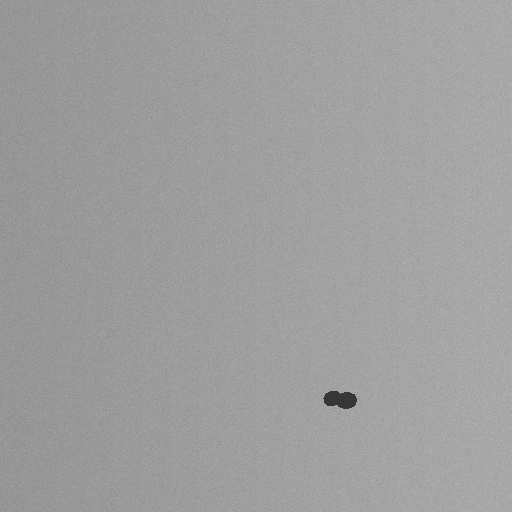
#> input picture data/eval/golden/images/synthetic_000.png, 512 x 512 px
$ python -i metrics.py   (imports and definitions only)   (older library calls are emulated)
#> lines starting #> are read from the running program, lines starting #| are printed output that depends on the picture
#> further down, picture is the input picture: shape (512, 512); min 55, max 182, mean 158.3
"""预处理质量度量。纯算法，无 I/O。

- 有参考：PSNR / SSIM（skimage）
- 无参考：拉普拉斯法噪声估计（σ ≈ std(Laplacian)/√6，适用于高斯噪声）
- 无参考盲评：BRISQUE 风格特征提取（MSCN + 4 乘积，2 尺度，GGD/AGGD 参数估计）
  + 复合射线底片质量指数（RQI）作为实际门禁。

说明：官方 BRISQUE 的"分数"依赖训练的 SVR（libsvm）模型文件，离线部署未捆绑
（且本沙箱无 sklearn）。因此 `brisque_features` 提供 faithful 的 36 维无参考特征
向量（可作为训练/回归输入或失真描述），门禁判定改用可解释的 RQI 复合分（噪声 /
锐度 / 对比度 / 动态范围 / 均匀性 / 伪缺陷），两者在同一 `assess_quality` 中产出。
"""

from __future__ import annotations

from dataclasses import dataclass
from typing import cast

import cv2
import numpy as np

# scipy 导入耗时 ~1s（冷启动更久），仅在相关函数首次调用时加载，
# 使后端进程导入期（决定端口绑定速度）不被 scipy 拖慢。


# [26 lines left out: functions _data_range, psnr, ssim, not called in this run]


_LAPLACIAN_KERNEL_L2 = np.sqrt(
    20.0
)  # cv2.Laplacian(ksize=1) 核 [[0,1,0],[1,-4,1],[0,1,0]] 的 L2 范数


# [6 lines left out: function estimate_noise, not called in this run]


# ---------------------------------------------------------------------------
# BRISQUE 风格无参考特征提取
# ---------------------------------------------------------------------------
_BRISQUE_C = 1.0 / 255.0  # MSCN 归一化常数（避免分母为零）


def _clip01(x: float) -> float:
    return float(min(1.0, max(0.0, x)))


def _gaussian_kernel(size: int, sigma: float) -> np.ndarray:
    """归一化 2D 高斯核（MSCN 局部均值/方差估计用）。"""
    ax = np.arange(-(size // 2), size // 2 + 1, dtype=np.float64)
    xx, yy = np.meshgrid(ax, ax)
    k = np.exp(-(xx**2 + yy**2) / (2.0 * sigma**2))
    return k / k.sum()


def _mscn_coefficients(gray: np.ndarray) -> np.ndarray:
    """Mean-Subtracted Contrast-Normalized 系数。

    MSCN = (I − μ) / (σ + C)，μ/σ 由 7×7 高斯（σ=7/6）局部估计，输出近似零均值、
    单位方差，集中刻画局部对比度结构（自然影像服从特定广义高斯分布）。

    实现注记：高斯对称核下 cv2.filter2D（SIMD+多线程）与 scipy convolve2d
    （单线程，24MP 底片上 ~10s）结果一致（BORDER_REFLECT 即 symm），精度
    float32 足够——特征只进 RQI 之外的信息性输出，无精确值断言。
    """
    img = gray.astype(np.float32)
    if img.size and img.max() > 1.0:
        img = img / 255.0
    ker = _gaussian_kernel(7, 7.0 / 6.0).astype(np.float32)
    mu = cv2.filter2D(img, cv2.CV_32F, ker, borderType=cv2.BORDER_REFLECT)
    mu_sq = cv2.filter2D(img * img, cv2.CV_32F, ker, borderType=cv2.BORDER_REFLECT)
    sigma = np.sqrt(np.maximum(mu_sq - mu * mu, 1e-12))
    return (img - mu) / (sigma + _BRISQUE_C)


def _mscn_products(mscn: np.ndarray) -> list[np.ndarray]:
    """4 个相邻乘积极坐标（水平/垂直/两对角），用于 AGGD 拟合。"""
    h = mscn[:, :-1] * mscn[:, 1:]
    v = mscn[:-1, :] * mscn[1:, :]
    d1 = mscn[:-1, :-1] * mscn[1:, 1:]
    d2 = mscn[:-1, 1:] * mscn[1:, :-1]
    return [h.ravel(), v.ravel(), d1.ravel(), d2.ravel()]


def _ggd_params(x: np.ndarray) -> tuple[float, float]:
    """零均值广义高斯分布（GGD）参数估计 → (形状 α, 尺度 σ)。

    α 由矩比 R = E[|x|]² / E[x²] = Γ(2/α)² / (Γ(1/α)Γ(3/α)) 反解（R 随 α 单调递增），
    单变量 brentq 求根；σ = √E[x²]。数学已用理论矩一致性验证。
    """
    from scipy.optimize import brentq
    from scipy.special import gamma as _gamma

    x = x.astype(np.float64).ravel()
    if x.size == 0:
        return 1.0, 1.0
    m2 = float(np.mean(x * x))
    m1 = float(np.mean(np.abs(x)))
    if m2 <= 0:
        return 1.0, 1.0
    r = (m1 * m1) / m2

    def _f(a: float) -> float:
        return (_gamma(2.0 / a) ** 2) / (_gamma(1.0 / a) * _gamma(3.0 / a)) - r

    try:
        alpha = cast(float, brentq(_f, 0.2, 10.0))
    except ValueError:
        alpha = 1.0
    return float(alpha), float(np.sqrt(m2))


def _aggd_params(x: np.ndarray) -> tuple[float, float, float, float]:
    """非对称广义高斯分布（AGGD）参数估计 → (形状 α, 均值 μ, 左尺度 β_l, 右尺度 β_r)。

    由三矩方程联立反解（自推导，scipy 验证）：设 u=β_l+β_r、v=β_l−β_r、G2=Γ(2/α)/Γ(1/α)、
    G3=Γ(3/α)/Γ(1/α)，则 E[|x|]=S、E[x]=μ、E[x²]=σ² 给出
    u=(S+√(S²−μ²))/G2、v=μ/G2，且 α 满足 (u²+3v²)/4·G3 = σ²。
    单变量 brentq 对 α 求根后回代 β_l=(u+v)/2、β_r=(u−v)/2。
    """
    from scipy.optimize import brentq
    from scipy.special import gamma as _gamma

    x = x.astype(np.float64).ravel()
    if x.size == 0:
        return 1.0, 0.0, 1.0, 1.0
    mu = float(np.mean(x))
    s_abs = float(np.mean(np.abs(x)))
    sigma2 = float(np.mean(x * x))
    if sigma2 <= 0:
        return 1.0, mu, 1.0, 1.0

    def _solve_alpha(a: float) -> float:
        g2 = _gamma(2.0 / a) / _gamma(1.0 / a)
        g3 = _gamma(3.0 / a) / _gamma(1.0 / a)
        v = mu / g2
        disc = max(s_abs * s_abs - mu * mu, 0.0)
        u = (s_abs + np.sqrt(disc)) / g2
        return (u * u + 3.0 * v * v) / 4.0 * g3 - sigma2

    try:
        alpha = cast(float, brentq(_solve_alpha, 0.2, 10.0))
    except ValueError:
        alpha = 1.0
    g2 = _gamma(2.0 / alpha) / _gamma(1.0 / alpha)
    v = mu / g2
    disc = max(s_abs * s_abs - mu * mu, 0.0)
    u = (s_abs + np.sqrt(disc)) / g2
    # 由 E[x]=G2·(β_r−β_l) 推得：β_l 为较小侧（x<0），β_r 为较大侧（x>0）。
    beta_l = (u - v) / 2.0
    beta_r = (u + v) / 2.0
    return float(alpha), float(mu), float(max(beta_l, 1e-6)), float(max(beta_r, 1e-6))


# BRISQUE 特征评估分辨率上限（长边）。特征刻画局部对比度结构，等比降采样后
# 统计性质不变；全幅 24MP 评估是该函数的耗时大头（且 4 个 MSCN 乘积极坐标
# 各自复制整幅数组）。门禁判定走 RQI（不消费 brisque），降采样不影响任何门控。
_BRISQUE_MAX_SIDE = 2048


def brisque_features(gray: np.ndarray) -> np.ndarray:
    """BRISQUE 风格无参考特征向量（36 维，）。

    2 个尺度（原图 + 0.5× 下采样）×（MSCN 的 GGD 2 参数 + 4 乘积的 AGGD 各 4 参数）
    = 2 × (2 + 16) = 36 维。该向量描述底片局部对比度结构失真，可作质量回归/SVR 输入。
    注：官方 BRISQUE *分数* 需训练好的 SVR 模型（libsvm），离线未捆绑；门禁判定见
    `assess_quality` 的 RQI 复合分。
    """
    if gray.ndim == 3:
        gray = cv2.cvtColor(gray, cv2.COLOR_BGR2GRAY)
    gray = gray.astype(np.float64)
    if gray.size == 0:
        return np.zeros(36, dtype=np.float64)
    h, w = gray.shape[:2]
#> h = 512; w = 512
    long_side = max(h, w)
#> long_side = 512
    if long_side > _BRISQUE_MAX_SIDE:
        scale = _BRISQUE_MAX_SIDE / long_side
        gray = cv2.resize(gray, (max(1, int(w * scale)), max(1, int(h * scale))))

    feats: list[float] = []
    scales = [gray]
    h, w = gray.shape
    if min(h, w) >= 4:
        scales.append(cv2.resize(gray, (max(1, w // 2), max(1, h // 2))))

    for sc in scales:
        sc = sc.astype(np.float64)
        mscn = _mscn_coefficients(sc)
        a, s = _ggd_params(mscn.ravel())
        feats.extend([a, s])
        for prod in _mscn_products(mscn):
            pa, pmu, pl, pr = _aggd_params(prod)
            feats.extend([pa, pmu, pl, pr])
#> this loop made 2 passes
#> (m2 in _ggd_params, m1 in _ggd_params, r in _ggd_params, a, s) on passes 1 to 2: (0.475, 0.549, 0.635, 1.97, 0.689), (0.325, 0.465, 0.667, 2.52, 0.57)
#> pass 1, in _mscn_coefficients, `mu_sq = cv2.filter2D(img * img, cv2.CV_32F, ker, borderType=cv2.BORDER..`:
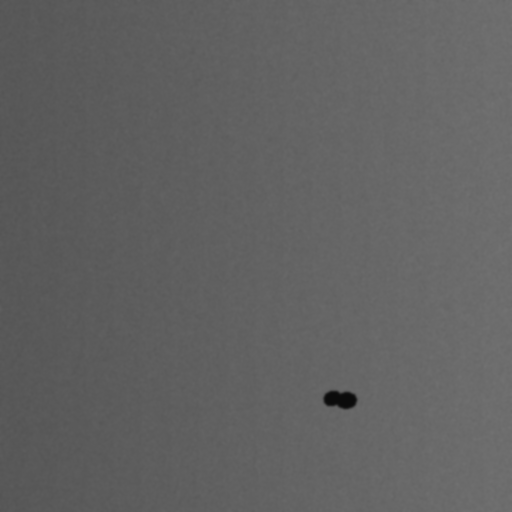
#> mu_sq: shape (512, 512) float32; min 0.0465, max 0.45, mean 0.386
#> after the loop, feats = 36 values, max 2.52 at index 18, min -0.0645 at index 3, mean 0.411
    vec = np.array(feats, dtype=np.float64)
#> vec has the same summary as feats
    if vec.size < 36:  # 极小图仅一个尺度 → 补足 36 维（重复末尺度尾部）
        vec = np.concatenate([vec, vec[-(36 - vec.size) :]])
    return vec[:36]


# ---------------------------------------------------------------------------
# 复合射线底片质量指数（RQI）——实际门禁判定
# ---------------------------------------------------------------------------
@dataclass(frozen=True)
class QualityCfg:
    """射线底片质量门禁配置。

    门禁采用可解释 RQI（0–100，越高越好）= Σ wᵢ·sᵢ，sᵢ∈[0,1] 为各子指标分。
    min_score 以下判不合格；block_on_quality=True 时不合格阻断评片（默认 True，
    反证测试确认真实好底片 0 误杀；不合格即阻断评片并提示重拍/换片）。

    另含三类硬门禁（反证测试后补强）：模糊(Laplacian 方差)、曝光(直方图熵)、污渍
    (平滑异常斑块)。任一触发即 passed=False，不扰动已标定的 RQI 复合分权重。
    """

    w_noise: float = 0.25
    w_sharp: float = 0.20
    w_contrast: float = 0.20
    w_dynamic: float = 0.15
    w_uniform: float = 0.10
    w_artifact: float = 0.10
    min_score: float = 70.0  # RQI 门限（0–100），已按真实底片标定
    block_on_quality: bool = True  # True=不合格阻断评片；False=仅告警+need_review
    noise_good: float = 4.0  # 噪声σ ≤ 此值满分
    noise_bad: float = 14.0  # 噪声σ ≥ 此值 0 分
    sharp_good: float = 1.5  # 平均梯度幅值满分阈值（按真实底片 ~0.7–8.7 标定）
    contrast_good: float = 25.0  # 信号对比度（中值滤波后 std）满分阈值
    dr_good: float = 0.6  # 动态范围利用率（(p99−p1)/255）满分阈值
    uniformity_low_freq: float = 0.012  # 低频核占比（相对短边）
    uniformity_max_ratio: float = 6.0  # 低频漂移 σ / 局部 σ 上限
    dust_tophat_k: int = 15  # 尘点 top-hat 核（奇数）
    dust_min_area: int = 10  # 尘点最小面积（px）
    dust_max_count: int = 400  # 尘点连通域上限
    # —— 三类硬门禁（反证测试后补强；任一触发即判不合格，不扰动已标定 RQI 复合分）——
    blur_lap_bad: float = 30.0  # Laplacian 方差低于此值判失焦/模糊（真实底片实测 ≥45）
    exposure_entropy_bad: float = 0.62  # 直方图熵(归一化)低于此值判过/欠曝（真实底片实测 ≥0.73）
    stain_smooth_bad: float = 0.15  # 平滑异常斑块占比高于此值判污渍（真实底片 ≤0.14，留安全余量）


@dataclass(frozen=True)
class QualityReport:
    """质量度量结果。"""

    score: float  # RQI 复合质量分（0–100，越高越好）
    passed: bool  # 是否达到 min_score
    metrics: dict  # 子指标分 + 原始量 + brisque_features
    brisque_features: np.ndarray | None = None  # 36 维无参考特征


# [148 lines left out: functions _uniformity_score, _artifact_score, _laplacian_variance, _exposure_entropy, _stain_smooth_frac, assess_quality, not called in this run]

>>> import cv2
>>> picture = cv2.imread('../../../data/eval/golden/images/synthetic_000.png', cv2.IMREAD_GRAYSCALE)
>>> result = brisque_features(picture)
#> result has the same summary as feats in brisque_features

$ run again, on data/eval/golden/images/synthetic_002.png
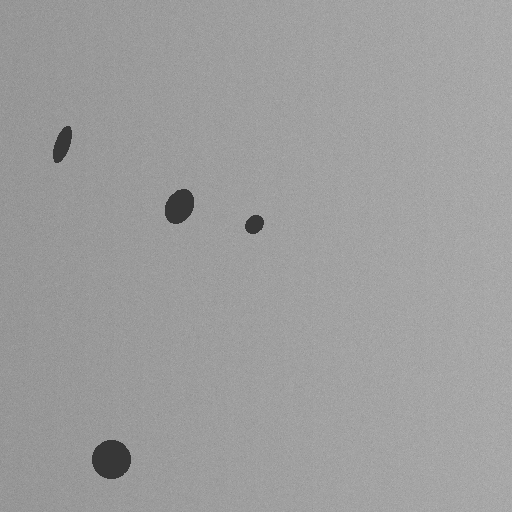
#> input picture data/eval/golden/images/synthetic_002.png, 512 x 512 px
#> picture is the input picture: shape (512, 512); min 55, max 182, mean 157.5
#> the loop in brisque_features, `for sc in scales:` made 2 passes
#> (m2 in _ggd_params, m1 in _ggd_params, r in _ggd_params, a, s) on passes 1 to 2: (0.471, 0.545, 0.631, 1.93, 0.686), (0.322, 0.463, 0.666, 2.52, 0.568)
#> pass 1, in _mscn_coefficients, `mu_sq = cv2.filter2D(img * img, cv2.CV_32F, ker, borderType=cv2.BORDER..`:
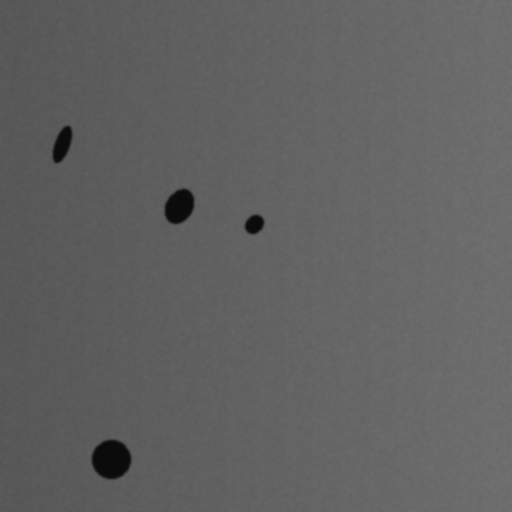
#> mu_sq: shape (512, 512) float32; min 0.0465, max 0.451, mean 0.384
#> after the loop in brisque_features, `for sc in scales:`: feats = 36 values, max 2.52 at index 18, min -0.0637 at index 3, mean 0.408
#> vec has the same summary as feats
#> result has the same summary as feats in brisque_features
